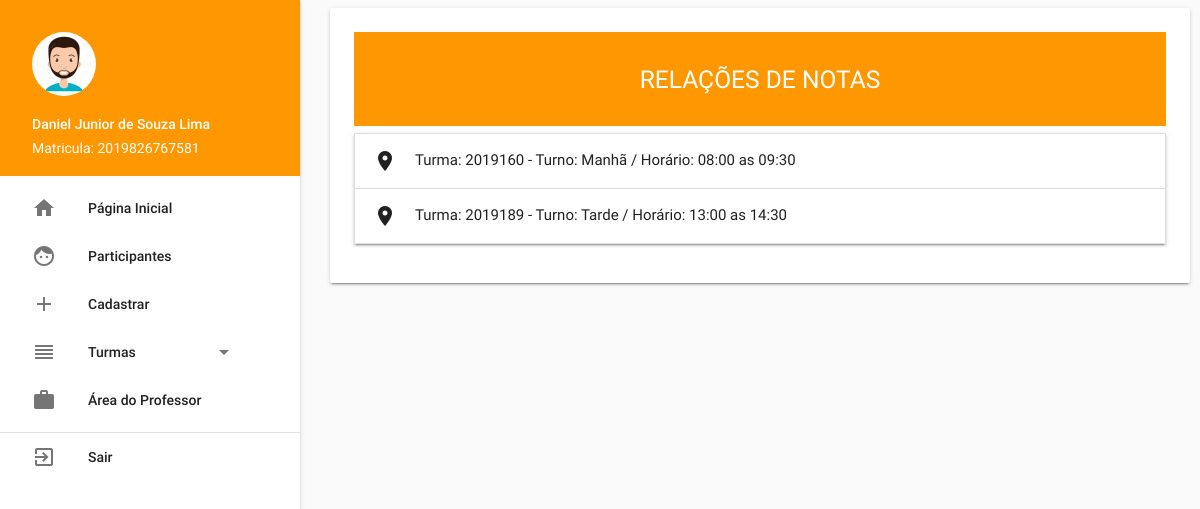
Screenshot of /professor/notas (signed in) with the database file from the repository.
### tables this page shows
CREATE TABLE `turmas` (
  `id` int(11) NOT NULL,
  `inicio` date DEFAULT NULL,
  `final` date DEFAULT NULL,
  `criacao` date DEFAULT NULL,
  `turma` varchar(25) DEFAULT NULL,
  `curso` varchar(25) DEFAULT NULL,
  `turno` varchar(15) DEFAULT NULL,
  `horario` varchar(20) DEFAULT NULL
);

### App/Controller/professorController.php (called while the page is built, shortened)
<?php
class professorController extends controller
{
    public function notas()
    {
        $professor = new professor();
        $dados['turmas'] = $professor->selectedTurmas();
        $this->template('professor', 'notas-participantes', $dados);
    }
}

### Core/core.php (called while the page is built, shortened)
<?php
    class Core{
        public function run(){
            $url = explode('index.php', $_SERVER['PHP_SELF']);
            $url = end($url);
            $params = array();
            if(!empty($url))
            {
                $url = explode('/', $url);
                array_shift($url);
                array_shift($url);
                if (isset($url[0]))
                {
                    $currentAction = $url[0];
                } else {
                    $currentAction = 'index';
                }
            } else {
                $currentAction = 'index';
                $currentController = 'homeController';
                $params = array();
            }
            $c = new $currentController();
            call_user_func_array(array($c, $currentAction), $params);
        }
    }

### index.php (called while the page is built, shortened)
<?php
    require_once('Core/core.php');
$core = new Core();
$core->run();

### App/Model/model.php (called while the page is built, shortened)
<?php
class model
{
    public function __construct()
    {
        try {
            $this->pdo = new PDO('mysql:host=localhost;port=3306;dbname=inclusaodigital', 'root', '');
        } catch (PDOException $e) {
            echo 'Falhou a conexão com banco de dados (Error: ' . $e->getMessage() . ')';
        }
    }
}

### App/Model/professor.php (called while the page is built, shortened)
<?php
class professor extends model
{
    public function selectedTurmas()
    {
        $sql = "SELECT * FROM turmas ORDER BY turma ASC";
        $sql = $this->pdo->query($sql);
        if ($sql->rowCount() > 0) {
            return $sql->fetchAll();
        } else {
            return false;
        }
    }
}

### App/View/professor/notas-participantes.php (the view, shortened to what this page needs)
<div class="orange">
    <br>
    <h5 class="center-align color-white"><span class="text-white">RELAÇÕES DE NOTAS</span></h5>
    <br>
</div>
<ul class="collapsible" data-collapsible="accordion">
    <?php
    foreach ($turmas as $turmas) {
        if ($turmas['turno'] == 'manha') {
            $turno = 'Manhã';
        } else if ($turmas['turno'] == 'tarde') {
            $turno = 'Tarde';
        } else {
            $turno = 'Nenhum Turno Selecionado';
        }
        if ($turmas['horario'] == 'primeiro_horario') {
            $horario = '08:00 as 09:30';
          } else if ($turmas['horario'] == 'segundo_horario') {
            $horario = "09:30 as 11:00";
          } else if ($turmas['horario'] == 'terceiro_horario') {
            $horario = "13:00 as 14:30";
          } else if ($turmas['horario'] == 'quarto_horario') {
            $horario = "14:30 as 16:00";
          } else {
            $horario = "Sem Nenhum horário";
          }
        echo '<li>';
        echo '<div class="collapsible-header"><i class="material-icons">place</i>Turma: '.$turmas['turma'].' - Turno: '.$turno.' / Horário: '.$horario.'</div>';
        echo '</li>';
    }
    ?>
  </ul>

### src/css/style.css (style rules this page uses)
body, main, footer { padding-left: 330px; padding-right: 10px; }
.color-white { color: white; }

### rows the page displays
turmas: turma "2019160", turno "Manhã", horario "08:00 as 09:30"
turmas: turma "2019189", turno "Tarde", horario "13:00 as 14:30"

### other values shown
$_SESSION['nome_completo'] "Daniel Junior de Souza Lima"
$_SESSION['matricula'] "2019826767581"
